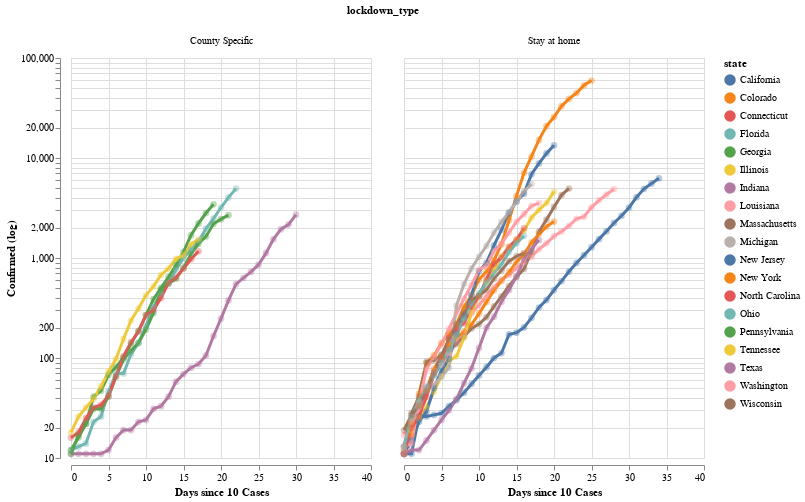

The notebook cell this image was saved under:
### Code cell
altChart.facet(column="lockdown_type")

### Figure 1 — Vega-Lite specification as saved in the notebook (floating-point values rounded to 4 significant figures; data arrays with more than 128 entries replaced by an {"elided": "..."} marker saying what was removed)
{"config": {"view": {"continuousWidth": 400, "continuousHeight": 300}}, "data": {"name": "data-df1da8ab67897c0065df93b383eacc5b"}, "facet": {"column": {"type": "nominal", "field": "lockdown_type"}}, "spec": {"layer": [{"mark": {"type": "point", "filled": true, "size": 400}, "encoding": {"color": {"type": "nominal", "field": "state"}, "detail": {"type": "nominal", "field": "state"}, "opacity": {"value": 0}, "x": {"type": "quantitative", "field": "x", "scale": {"domain": [0, 40]}, "title": "Days since 10 Cases"}, "y": {"type": "quantitative", "field": "y", "scale": {"domain": [10, 100000], "type": "log"}, "title": "Confirmed (log)"}}, "height": 400, "transform": [{"filter": "datum.y !== null"}, {"filter": "datum.y > 0"}], "width": 300}, {"mark": "point", "encoding": {"opacity": {"value": 0}, "x": {"type": "quantitative", "field": "x"}}, "height": 400, "selection": {"selector012": {"type": "single", "nearest": true, "on": "mouseover", "fields": ["x"], "empty": "none"}}, "width": 300}, {"mark": {"type": "point", "filled": true, "size": 400}, "encoding": {"color": {"type": "nominal", "field": "state"}, "detail": {"type": "nominal", "field": "state"}, "opacity": {"condition": {"value": 0.0, "test": "!isDefined(click.state) || !isDefined(click_state) || click.state == datum.state || click.state == \"\""}, "value": 0.0}, "x": {"type": "quantitative", "field": "x", "scale": {"domain": [0, 40]}, "title": "Days since 10 Cases"}, "y": {"type": "quantitative", "field": "y", "scale": {"domain": [10, 100000], "type": "log"}, "title": "Confirmed (log)"}}, "height": 400, "selection": {"click": {"type": "single", "fields": ["state"], "on": "click", "empty": "all", "bind": {"input": "select", "options": ["", "California", "Texas", "Washington", "New York", "Florida", "Massachusetts", "Georgia", "Colorado", "Illinois", "New Jersey", "Pennsylvania", "Indiana", "Louisiana", "Maryland", "Michigan", "North Carolina", "Tennessee", "Connecticut", "Ohio", "Wisconsin"], "name": "Filter on state: "}}}, "transform": [{"filter": "datum.y !== null"}, {"filter": "datum.y > 0"}, {"filter": "!isDefined(click.state) || !isDefined(click_state) || click.state == datum.state || click.state == \"\""}], "width": 300}, {"mark": {"type": "line", "size": 3}, "encoding": {"color": {"type": "nominal", "field": "state"}, "detail": {"type": "nominal", "field": "state"}, "opacity": {"condition": {"value": 1, "test": "!isDefined(click.state) || !isDefined(click_state) || click.state == datum.state || click.state == \"\""}, "value": 0.1}, "x": {"type": "quantitative", "field": "x", "scale": {"domain": [0, 40]}, "title": "Days since 10 Cases"}, "y": {"type": "quantitative", "field": "y", "scale": {"domain": [10, 100000], "type": "log"}, "title": "Confirmed (log)"}}, "height": 400, "transform": [{"filter": "datum.y !== null"}, {"filter": "datum.y > 0"}], "width": 300}, {"mark": {"type": "point", "filled": true, "size": 45}, "encoding": {"color": {"type": "nominal", "field": "state"}, "detail": {"type": "nominal", "field": "state"}, "opacity": {"condition": {"value": 0.4, "test": "!isDefined(click.state) || !isDefined(click_state) || click.state == datum.state || click.state == \"\""}, "value": 0.1}, "x": {"type": "quantitative", "field": "x", "scale": {"domain": [0, 40]}, "title": "Days since 10 Cases"}, "y": {"type": "quantitative", "field": "y", "scale": {"domain": [10, 100000], "type": "log"}, "title": "Confirmed (log)"}}, "height": 400, "transform": [{"filter": "datum.y !== null"}, {"filter": "datum.y > 0"}], "width": 300}, {"mark": {"type": "point", "filled": true}, "encoding": {"color": {"type": "nominal", "field": "state"}, "detail": {"type": "nominal", "field": "state"}, "opacity": {"condition": {"value": 1, "selection": "selector012"}, "value": 0}, "x": {"type": "quantitative", "field": "x", "scale": {"domain": [0, 40]}, "title": "Days since 10 Cases"}, "y": {"type": "quantitative", "field": "y", "scale": {"domain": [10, 100000], "type": "log"}, "title": "Confirmed (log)"}}, "height": 400, "transform": [{"filter": "datum.y !== null"}, {"filter": "datum.y > 0"}, {"filter": "isDefined(click.state) && click.state == datum.state"}], "width": 300}, {"mark": {"type": "text", "align": "left", "dx": 5, "dy": -5}, "encoding": {"color": {"value": "black"}, "detail": {"type": "nominal", "field": "state"}, "opacity": {"value": 1}, "text": {"condition": {"type": "nominal", "field": "tooltip_text", "selection": "selector012"}, "value": " "}, "x": {"type": "quantitative", "field": "x", "scale": {"domain": [0, 40]}, "title": "Days since 10 Cases"}, "y": {"type": "quantitative", "field": "y", "scale": {"domain": [10, 100000], "type": "log"}, "title": "Confirmed (log)"}}, "height": 400, "transform": [{"filter": "datum.y !== null"}, {"filter": "datum.y > 0"}, {"calculate": "datum.state + \": \" + datum.y", "as": "tooltip_text"}, {"filter": "isDefined(click.state) && click.state == datum.state"}], "width": 300}, {"mark": {"type": "rule", "color": "gray"}, "encoding": {"x": {"type": "quantitative", "field": "x"}}, "height": 400, "transform": [{"filter": {"selection": "selector012"}}, {"filter": "isDefined(click.state) && isDefined(click_state) && click.state != \"\""}], "width": 300}, {"mark": {"type": "rule", "strokeDash": [7, 3]}, "encoding": {"color": {"type": "nominal", "field": "state"}, "detail": {"type": "nominal", "field": "state"}, "x": {"type": "quantitative", "field": "x"}}, "height": 400, "transform": [{"filter": "datum.x == datum.lockdown_x"}, {"filter": "isDefined(click.state) && click.state == datum.state"}], "width": 300}, {"mark": {"type": "text", "align": "left", "dx": 5, "dy": -200}, "encoding": {"color": {"value": "black"}, "detail": {"type": "nominal", "field": "state"}, "text": {"condition": {"type": "nominal", "field": "lockdown_tooltip_text", "selection": "selector012"}, "value": " "}, "x": {"type": "quantitative", "field": "x"}}, "height": 400, "transform": [{"filter": "datum.x == datum.lockdown_x"}, {"filter": "isDefined(click.state) && click.state == datum.state"}, {"calculate": "datum.state + \" \" + datum.lockdown_type", "as": "lockdown_tooltip_text"}, {"filter": "isDefined(click.state) && click.state == datum.state"}], "width": 300}, {"mark": {"type": "line", "size": 3, "strokeDash": [1, 1]}, "encoding": {"color": {"type": "nominal", "field": "state"}, "detail": {"type": "nominal", "field": "state"}, "x": {"type": "quantitative", "field": "x", "scale": {"domain": [0, 40]}, "title": "Days since 10 Cases"}, "y": {"type": "quantitative", "field": "model_y", "scale": {"domain": [10, 100000], "type": "log"}, "title": "Confirmed (log)"}}, "height": 400, "transform": [{"filter": "datum.lockdown_x != null"}, {"filter": "datum.x >= datum.lockdown_x"}, {"filter": "datum.y !== null"}, {"calculate": "datum.lockdown_y * pow(datum.lockdown_slope, datum.x - datum.lockdown_x)", "as": "model_y"}, {"filter": "isDefined(click.state) && click.state == datum.state"}], "width": 300}, {"mark": {"type": "text", "align": "left", "dx": 5, "dy": -20}, "encoding": {"color": {"value": "black"}, "detail": {"type": "nominal", "field": "state"}, "opacity": {"value": 1}, "text": {"condition": {"type": "nominal", "field": "extrap_text", "selection": "selector012"}, "value": " "}, "x": {"type": "quantitative", "field": "x", "scale": {"domain": [0, 40]}, "title": "Days since 10 Cases"}, "y": {"type": "quantitative", "field": "model_y", "scale": {"domain": [10, 100000], "type": "log"}, "title": "Confirmed (log)"}}, "height": 400, "transform": [{"filter": "datum.lockdown_x != null"}, {"filter": "datum.x >= datum.lockdown_x"}, {"filter": "datum.y !== null"}, {"calculate": "datum.lockdown_y * pow(datum.lockdown_slope, datum.x - datum.lockdown_x)", "as": "model_y"}, {"filter": "isDefined(click.state) && click.state == datum.state"}, {"calculate": "\"trend at lockdown for \" + datum.state", "as": "extrap_text"}], "width": 300}]}, "$schema": "https://vega.github.io/schema/vega-lite/v4.0.0.json", "datasets": {"data-df1da8ab67897c0065df93b383eacc5b": {"elided": "415 records"}}}
